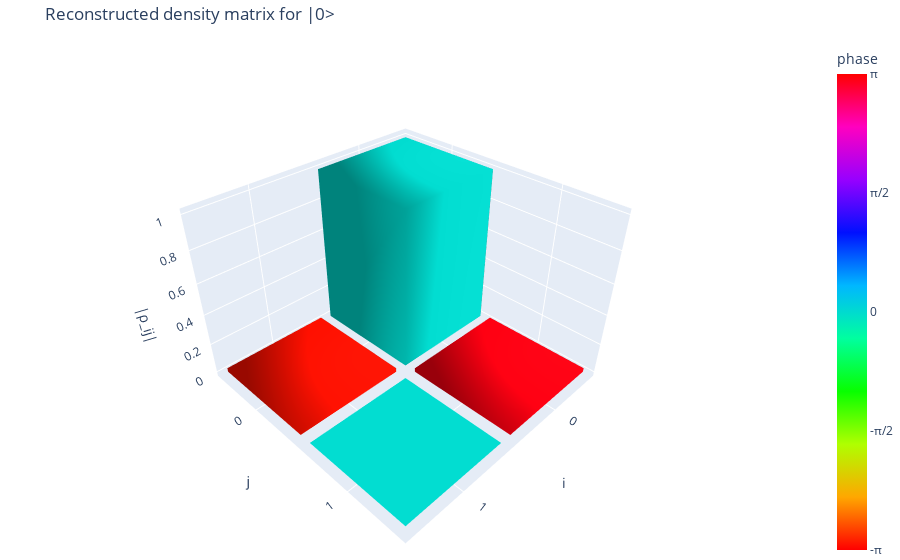

Notebook code cell kept with this figure:
### Code cell
example_state = results[0]["state"]
rho_est = np.load(base_dir / f"{example_state.replace('|','').replace('>','')}_recon.npy")

plot_density_matrix_histogram(
    rho_est,
    basis_labels=["0", "1"],
    title=f"Reconstructed density matrix for {example_state}"
)

### Figure 1 — Plotly figure (JSON) as saved in the notebook; plotly's stock layout.template omitted (floating-point values rounded to 4 significant figures)
{"data": [{"cmax": 3.142, "cmin": -3.142, "colorbar": {"ticktext": ["-π", "-π/2", "0", "π/2", "π"], "tickvals": [-3.142, -1.571, 0, 1.571, 3.142], "title": {"text": "phase "}}, "colorscale": [[0, "#ff0000"], [0.1111, "#ffa700"], [0.2222, "#afff00"], [0.3333, "#08ff00"], [0.4444, "#00ff9f"], [0.5556, "#00b7ff"], [0.6667, "#0010ff"], [0.7778, "#9700ff"], [0.8889, "#ff00bf"], [1, "#ff0000"]], "flatshading": false, "hovertemplate": "i=0, j=0<br>|ρ_ij|=1.000<br>arg(ρ_ij)=0<extra></extra>", "i": [0, 0, 4, 4, 0, 0, 1, 1, 2, 2, 3, 3], "intensity": [0, 0, 0, 0, 0, 0, 0, 0], "j": [1, 2, 5, 6, 1, 5, 2, 6, 3, 7, 0, 4], "k": [2, 3, 6, 7, 5, 4, 6, 5, 7, 6, 4, 7], "lighting": {"ambient": 0.6, "diffuse": 0.7}, "opacity": 1, "showscale": true, "type": "mesh3d", "x": [-0.45, 0.45, 0.45, -0.45, -0.45, 0.45, 0.45, -0.45], "y": [-0.45, -0.45, 0.45, 0.45, -0.45, -0.45, 0.45, 0.45], "z": [0, 0, 0, 0, 1, 1, 1, 1]}, {"cmax": 3.142, "cmin": -3.142, "colorscale": [[0, "#ff0000"], [0.1111, "#ffa700"], [0.2222, "#afff00"], [0.3333, "#08ff00"], [0.4444, "#00ff9f"], [0.5556, "#00b7ff"], [0.6667, "#0010ff"], [0.7778, "#9700ff"], [0.8889, "#ff00bf"], [1, "#ff0000"]], "flatshading": false, "hovertemplate": "i=0, j=1<br>|ρ_ij|=0.026<br>arg(ρ_ij)=π<extra></extra>", "i": [0, 0, 4, 4, 0, 0, 1, 1, 2, 2, 3, 3], "intensity": [3.065, 3.065, 3.065, 3.065, 3.065, 3.065, 3.065, 3.065], "j": [1, 2, 5, 6, 1, 5, 2, 6, 3, 7, 0, 4], "k": [2, 3, 6, 7, 5, 4, 6, 5, 7, 6, 4, 7], "lighting": {"ambient": 0.6, "diffuse": 0.7}, "opacity": 1, "showscale": false, "type": "mesh3d", "x": [-0.45, 0.45, 0.45, -0.45, -0.45, 0.45, 0.45, -0.45], "y": [0.55, 0.55, 1.45, 1.45, 0.55, 0.55, 1.45, 1.45], "z": [0, 0, 0, 0, 0.02608, 0.02608, 0.02608, 0.02608]}, {"cmax": 3.142, "cmin": -3.142, "colorscale": [[0, "#ff0000"], [0.1111, "#ffa700"], [0.2222, "#afff00"], [0.3333, "#08ff00"], [0.4444, "#00ff9f"], [0.5556, "#00b7ff"], [0.6667, "#0010ff"], [0.7778, "#9700ff"], [0.8889, "#ff00bf"], [1, "#ff0000"]], "flatshading": false, "hovertemplate": "i=1, j=0<br>|ρ_ij|=0.026<br>arg(ρ_ij)=-π<extra></extra>", "i": [0, 0, 4, 4, 0, 0, 1, 1, 2, 2, 3, 3], "intensity": [-3.065, -3.065, -3.065, -3.065, -3.065, -3.065, -3.065, -3.065], "j": [1, 2, 5, 6, 1, 5, 2, 6, 3, 7, 0, 4], "k": [2, 3, 6, 7, 5, 4, 6, 5, 7, 6, 4, 7], "lighting": {"ambient": 0.6, "diffuse": 0.7}, "opacity": 1, "showscale": false, "type": "mesh3d", "x": [0.55, 1.45, 1.45, 0.55, 0.55, 1.45, 1.45, 0.55], "y": [-0.45, -0.45, 0.45, 0.45, -0.45, -0.45, 0.45, 0.45], "z": [0, 0, 0, 0, 0.02608, 0.02608, 0.02608, 0.02608]}, {"cmax": 3.142, "cmin": -3.142, "colorscale": [[0, "#ff0000"], [0.1111, "#ffa700"], [0.2222, "#afff00"], [0.3333, "#08ff00"], [0.4444, "#00ff9f"], [0.5556, "#00b7ff"], [0.6667, "#0010ff"], [0.7778, "#9700ff"], [0.8889, "#ff00bf"], [1, "#ff0000"]], "flatshading": false, "hovertemplate": "i=1, j=1<br>|ρ_ij|=0.000<br>arg(ρ_ij)=0<extra></extra>", "i": [0, 0, 4, 4, 0, 0, 1, 1, 2, 2, 3, 3], "intensity": [0, 0, 0, 0, 0, 0, 0, 0], "j": [1, 2, 5, 6, 1, 5, 2, 6, 3, 7, 0, 4], "k": [2, 3, 6, 7, 5, 4, 6, 5, 7, 6, 4, 7], "lighting": {"ambient": 0.6, "diffuse": 0.7}, "opacity": 1, "showscale": false, "type": "mesh3d", "x": [0.55, 1.45, 1.45, 0.55, 0.55, 1.45, 1.45, 0.55], "y": [0.55, 0.55, 1.45, 1.45, 0.55, 0.55, 1.45, 1.45], "z": [0, 0, 0, 0, 0, 0, 0, 0]}], "layout": {"margin": {"b": 0, "l": 0, "r": 0, "t": 40}, "scene": {"aspectratio": {"x": 1, "y": 1, "z": 0.7}, "xaxis": {"tickmode": "array", "ticktext": ["0", "1"], "tickvals": [0, 1], "title": {"text": "i"}}, "yaxis": {"tickmode": "array", "ticktext": ["0", "1"], "tickvals": [0, 1], "title": {"text": "j"}}, "zaxis": {"title": {"text": "|ρ_ij|"}}}, "title": {"text": "Reconstructed density matrix for |0>"}}}
